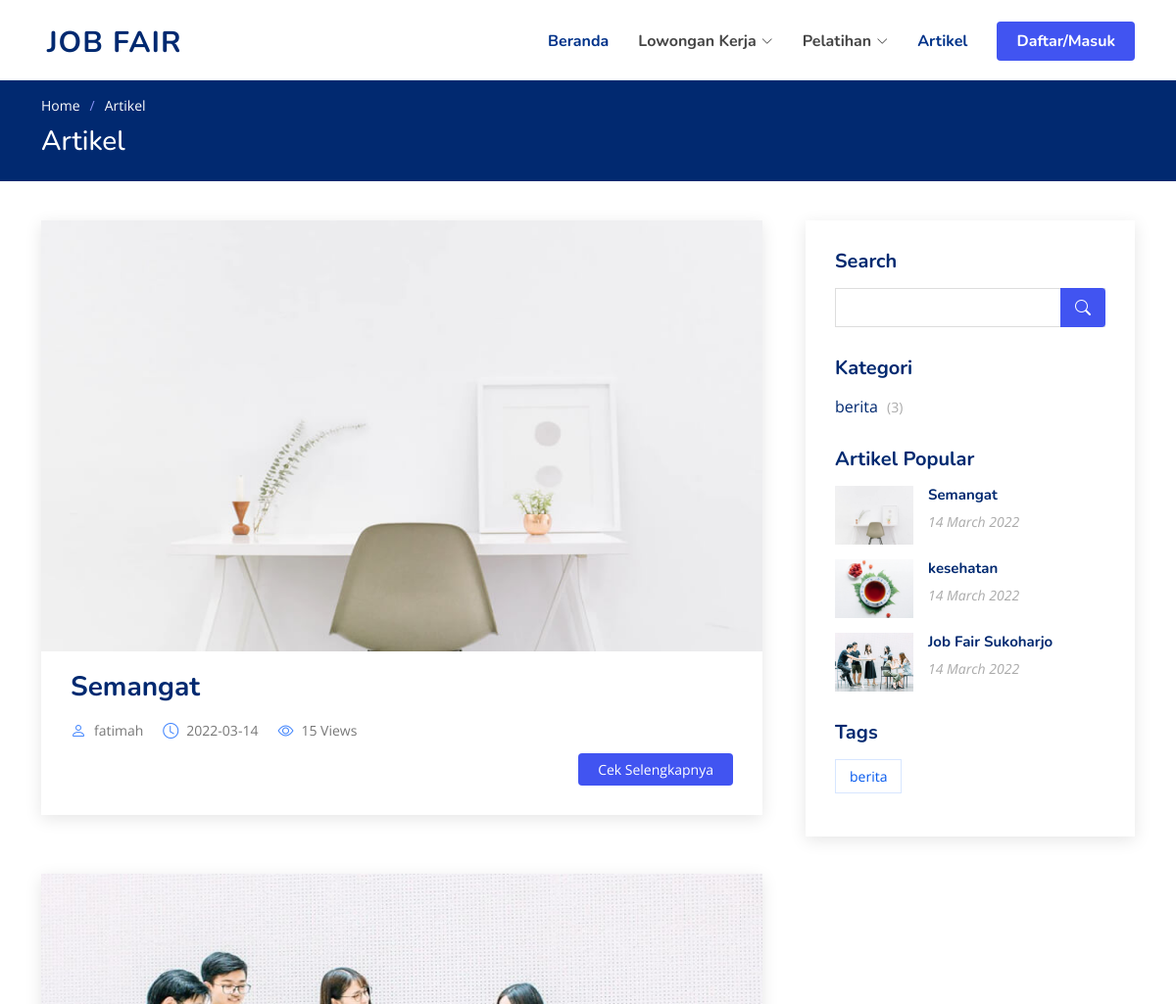
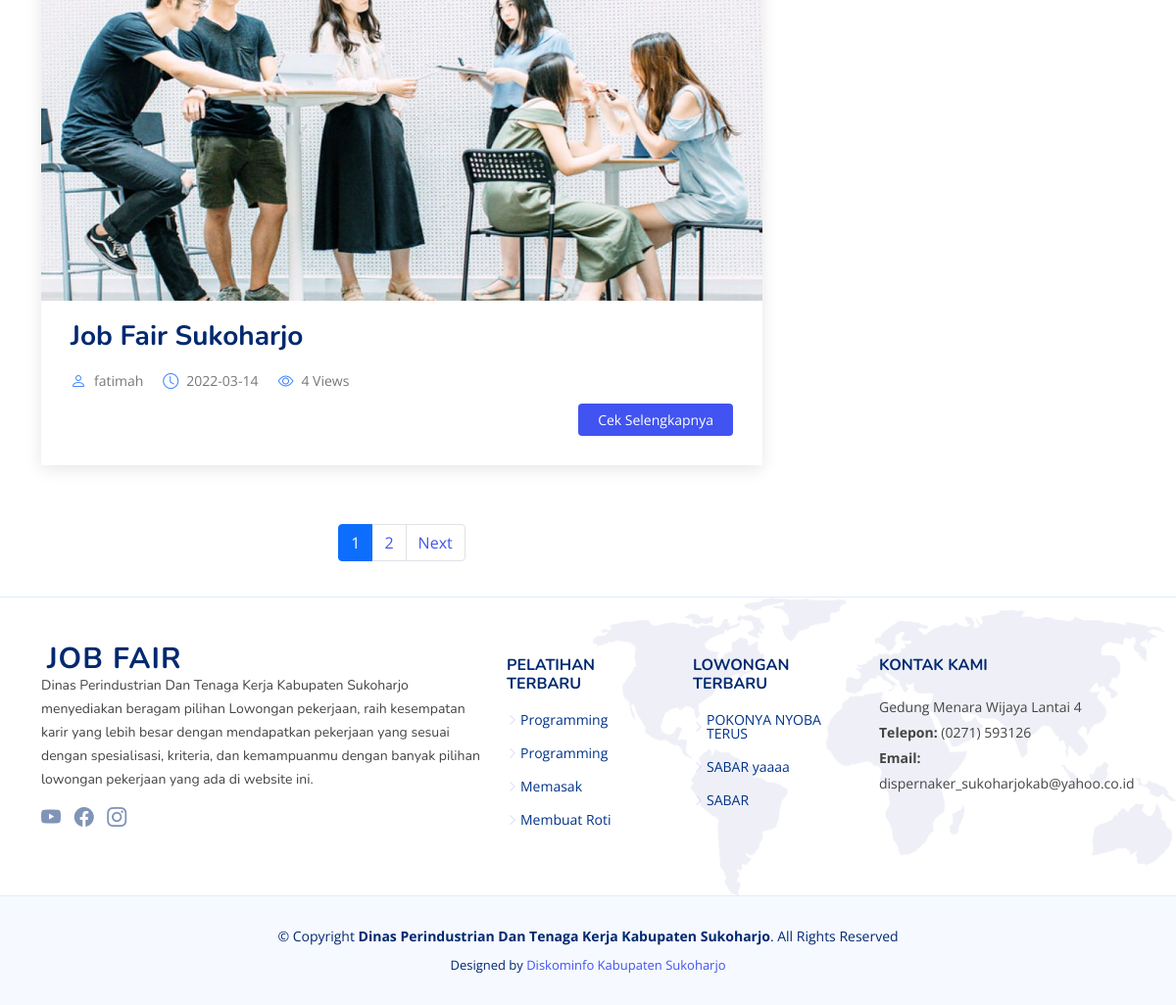
The page /index.php/artikel/artikel on the database its author committed (2 pictures, top to bottom).
### tables this page shows
CREATE TABLE `setting` (
  `web` varchar(99) NOT NULL,
  `keyword` varchar(99) NOT NULL,
  `logo` varchar(99) NOT NULL,
  `alamat` text NOT NULL,
  `telp` varchar(15) NOT NULL,
  `email` varchar(99) NOT NULL,
  `yt` varchar(99) NOT NULL,
  `ig` varchar(99) NOT NULL,
  `fb` varchar(99) NOT NULL
);

CREATE TABLE `artikel` (
  `id_artikel` int(11) NOT NULL AUTO_INCREMENT,
  `slug` varchar(99) NOT NULL,
  `judul` varchar(99) NOT NULL,
  `id_user` int(11) NOT NULL,
  `id_kategori` int(11) NOT NULL,
  `keterangan` text NOT NULL,
  `date` date NOT NULL,
  `views` int(11) NOT NULL,
  `gambar` varchar(99) NOT NULL,
  PRIMARY KEY (`id_artikel`),
  KEY `id_user` (`id_user`),
  KEY `id_kategori` (`id_kategori`),
  CONSTRAINT `artikel_ibfk_1` FOREIGN KEY (`id_user`) REFERENCES `user` (`id_user`) ON DELETE CASCADE ON UPDATE CASCADE,
  CONSTRAINT `artikel_ibfk_2` FOREIGN KEY (`id_kategori`) REFERENCES `kategori` (`id_kategori`) ON DELETE CASCADE ON UPDATE CASCADE
);

CREATE TABLE `user` (
  `id_user` int(10) NOT NULL AUTO_INCREMENT,
  `nama_user` varchar(99) DEFAULT NULL,
  `username` varchar(99) DEFAULT NULL,
  `password` varchar(255) DEFAULT NULL,
  `level` int(5) DEFAULT NULL,
  `foto_user` varchar(99) DEFAULT NULL,
  `email_user` varchar(50) DEFAULT NULL,
  `nohp_user` varchar(15) DEFAULT NULL,
  `alamat_user` text DEFAULT NULL,
  `status` int(11) DEFAULT NULL,
  `date` datetime DEFAULT NULL,
  PRIMARY KEY (`id_user`)
);

CREATE TABLE `kategori` (
  `id_kategori` int(11) NOT NULL AUTO_INCREMENT,
  `kategori` varchar(99) NOT NULL,
  PRIMARY KEY (`id_kategori`)
);

CREATE TABLE `pelatihan` (
  `id_pelatihan` int(11) NOT NULL AUTO_INCREMENT,
  `kategori` varchar(20) NOT NULL,
  `nama_pelatihan` varchar(99) NOT NULL,
  `jumlah_peserta` varchar(50) DEFAULT NULL,
  `tanggal_mulai` date DEFAULT NULL,
  `tanggal_selesai` date NOT NULL,
  `deskripsi_pelatihan` text NOT NULL,
  `alamat` varchar(150) NOT NULL,
  `jam` varchar(15) NOT NULL,
  `id_user` int(11) NOT NULL,
  `sertifikat` varchar(100) NOT NULL,
  `date` datetime DEFAULT NULL,
  PRIMARY KEY (`id_pelatihan`)
);

CREATE TABLE `lowongan` (
  `id_lowongan` int(11) NOT NULL AUTO_INCREMENT,
  `disediakanuntuk` text NOT NULL,
  `jabatan` varchar(50) NOT NULL,
  `judul_lowongan` text NOT NULL,
  `deskripsi_lowongan` text NOT NULL,
  `id_sektor` int(50) NOT NULL,
  `tgl_buka_loker` date NOT NULL,
  `tgl_tutup_loker` date NOT NULL,
  `lokasi_lowongan` text NOT NULL,
  `jurusan` varchar(50) NOT NULL,
  `id_pendidikan` int(11) NOT NULL,
  `jumlah` int(20) NOT NULL,
  `nama_pj` text NOT NULL,
  `status` varchar(50) NOT NULL,
  `jenis_lowongan` varchar(50) NOT NULL,
  `id_user` text NOT NULL,
  `tgl_seleksi_administrasi` date DEFAULT NULL,
  `tgl_seleksi_wawancara` date DEFAULT NULL,
  `lokasi_wawancara` varchar(100) NOT NULL,
  `date` datetime DEFAULT NULL,
  PRIMARY KEY (`id_lowongan`)
);

### index.php (called while the page is built, shortened)
<?php
require_once BASEPATH.'core/CodeIgniter.php';

### application/models/Model_artikel.php (called while the page is built, shortened)
<?php
class Model_artikel extends CI_Model {
public function artikel_perpage($offset,$limit)
	{
		$hsl = $this->db->query("select artikel.*,user.nama_user,kategori.kategori from artikel inner join user on user.id_user = artikel.id_user inner join kategori on kategori.id_kategori = artikel.id_kategori limit  $offset,$limit");
		return 	$hsl;
	}
}

### application/models/Model_footer.php (called while the page is built, shortened)
<?php
class Model_footer extends CI_Model {
    function get_lowongan_footer(){
        $today = date("Y-m-d");
        $q=$this->db->query("select * from lowongan where jenis_lowongan='Dalam Negeri' and disediakanuntuk='Umum' and tgl_tutup_loker>='$today' order by id_lowongan desc limit 5");
        return $q;
    }
     function get_pelatihan_footer(){
        $q=$this->db->query("select * from pelatihan where kategori='umum' order by id_pelatihan desc limit 5");
        return $q;
    }
}

### application/views/frontend/artikel.php (the view, shortened to what this page needs)
<main id="main">
    <section class="breadcrumbs">
      <div class="container">
        <ol>
          <li><a href="index.html">Home</a></li>
          <li>Artikel</li>
        </ol>
        <h2>Artikel</h2>
      </div>
    </section>
    <section id="blog" class="blog">
      <div class="container" data-aos="fade-up">
        <div class="row">
          <div class="col-lg-8 entries">
        <?php
    foreach($q->result() as $row){
        ?>
            <article class="entry">
              <div class="entry-img">
                <img src="image/<?php echo $row->gambar?>" style="width:800px;height:500px;" alt="" class="img-fluid">
              </div>
              <h2 class="entry-title">
                <a href="artikel/detailartikel/<?php echo $row->slug?>"><?php echo $row->judul?></a>
              </h2>
              <div class="entry-meta">
                <ul>
                  <li class="d-flex align-items-center"><i class="bi bi-person"></i> <a href="artikel/detailartikel/<?php echo $row->slug?>"><?php echo $row->nama_user?></a></li>
                  <li class="d-flex align-items-center"><i class="bi bi-clock"></i> <a href="artikel/detailartikel/<?php echo $row->slug?>"><time datetime="2020-01-01"><?php echo $row->date?></time></a></li>
                  <li class="d-flex align-items-center"><i class="bi bi-eye"></i> <a href="artikel/detailartikel/<?php echo $row->slug?>"><?php echo $row->views?> Views</a></li>
                </ul>
              </div>
              <div class="entry-content">
                <div class="read-more">
                  <a href="artikel/detailartikel/<?php echo $row->slug?>">Cek Selengkapnya</a>
                </div>
              </div>
            </article>
        <?php } ?>
              <nav>
                    <?php error_reporting(0); echo $page;?>
                </nav>
          </div>
          <div class="col-lg-4">
            <div class="sidebar">
              <h3 class="sidebar-title">Search</h3>
              <div class="sidebar-item search-form">
                <form action="artikel/cariartikel" method="get">
                  <input type="text" name="keyword" autocomplete="off">
                  <button type="submit"><i class="bi bi-search"></i></button>
                </form>
              </div>
              <h3 class="sidebar-title">Kategori</h3>
              <div class="sidebar-item categories">
                <ul>
                  <?php
                  foreach($kategori->result() as $row) {
                  ?>
                  <li><a><?php echo $row->kategori?> <span>(<?php echo $row->jml?>)</span></a></li>
                  <?php } ?>
                </ul>
              </div>
              <h3 class="sidebar-title">Artikel Popular</h3>
              <div class="sidebar-item recent-posts">
              <?php
              foreach ($popular as $row){
              ?>
                <div class="post-item clearfix">
                  <img src="image/<?php echo $row->gambar?>" style="width:80px;height:60px;" alt="">
                  <h4><a href="artikel/detailartikel/<?php echo $row->slug?>"><?php echo $row->judul?></a></h4>
                  <time datetime="2020-01-01"><?php echo date("d F Y",strtotime($row->date)) ?></time>
                </div>
            <?php } ?>
              </div>
              <h3 class="sidebar-title">Tags</h3>
              <div class="sidebar-item tags">
                <ul>
                  <?php
                  foreach($kategori->result() as $row) {
                  ?>
                  <li><a><?php echo $row->kategori?></a></li>
                  <?php } ?>
                </ul>
              </div>
            </div>
          </div>
        </div>
      </div>
    </section>
  </main>

### application/views/frontend/header.php (shortened to what this page needs)
<?php
$setting = $this->db->get('setting');
$row = $setting->row();
?>
<!DOCTYPE html>
<html lang="en">
<head>
  <link href="frontend/vendor/aos/aos.css" rel="stylesheet">
  <link href="frontend/vendor/bootstrap/css/bootstrap.min.css" rel="stylesheet">
  <link href="frontend/vendor/bootstrap-icons/bootstrap-icons.css" rel="stylesheet">
  <link href="frontend/vendor/glightbox/css/glightbox.min.css" rel="stylesheet">
  <link href="frontend/vendor/remixicon/remixicon.css" rel="stylesheet">
  <link href="frontend/vendor/swiper/swiper-bundle.min.css" rel="stylesheet">
  <link href="frontend/css/style.css" rel="stylesheet">
  <link rel="stylesheet" href="https://pro.fontawesome.com/releases/v5.10.0/css/all.css"/>
  <link rel="stylesheet" href="assets/bundles/select2/dist/css/select2.min.css">
</head>
<body <?php echo isset($ngapp) ? $ngapp : null; ?>>
  <header id="header" class="header fixed-top">
    <div class="container-fluid container-xl d-flex align-items-center justify-content-between">
      <a href="home/index" class="logo d-flex align-items-center">
        <span><?php echo $row->web ?></span>
      </a>
      <nav id="navbar" class="navbar">
        <ul>
          <li><a class="nav-link scrollto" href="#hero">Beranda</a></li>
          <li class="dropdown"><a><span>Lowongan Kerja</span> <i class="bi bi-chevron-down"></i></a>
          </li>
          <li class="dropdown"><a><span>Pelatihan</span> <i class="bi bi-chevron-down"></i></a>
          </li>
          <li><a class="nav-link scrollto" href="artikel/artikel">Artikel</a></li>
          <li><a class="getstarted scrollto" href="home/login">Daftar/Masuk</a></li>
        </ul>
      </nav>
    </div>
  </header>

### application/views/frontend/footer.php (shortened to what this page needs)
<?php
$setting = $this->db->get('setting');
$row = $setting->row();
?>
  <footer id="footer" class="footer">
    <div class="footer-top">
      <div class="container">
        <div class="row gy-4">
          <div class="col-lg-5 col-md-12 footer-info">
            <a href="index.html" class="logo d-flex align-items-center">
              <span><?php echo $row->web ?></span>
            </a>
            <p>Dinas Perindustrian Dan Tenaga Kerja Kabupaten Sukoharjo menyediakan beragam pilihan Lowongan pekerjaan, raih kesempatan karir yang lebih besar dengan mendapatkan pekerjaan yang sesuai dengan spesialisasi, kriteria, dan kemampuanmu dengan banyak pilihan lowongan pekerjaan yang ada di website ini.</p>
            <div class="social-links mt-3">
              <a href="<?php echo $row->yt ?>" class="twitter"><i class="bi bi-youtube"></i></a>
              <a href="<?php echo $row->fb ?>" class="facebook"><i class="bi bi-facebook"></i></a>
              <a href="<?php echo $row->ig ?>" class="instagram"><i class="bi bi-instagram"></i></a>
            </div>
          </div>
          <div class="col-lg-2 col-6 footer-links">
            <h4>Pelatihan Terbaru</h4>
            <ul>
               <?php
              $q = $this->model_footer->get_pelatihan_footer();
              foreach($q->result() as $xrowx){
              ?>
              <li><i class="bi bi-chevron-right"></i> <a target="_blank" href="home/pelatihanumum"><?php echo $xrowx->nama_pelatihan ?></a></li>
               <?php } ?>
            </ul>
          </div>
          <div class="col-lg-2 col-6 footer-links">
            <h4>Lowongan Terbaru</h4>
            <ul>
              <?php
              $q = $this->model_footer->get_lowongan_footer();
              foreach($q->result() as $xrow){
              ?>
              <li><i class="bi bi-chevron-right"></i> <a href="home/lihatlokerdnumum/<?php echo $xrow->id_lowongan?>"><?php echo $xrow->judul_lowongan ?></a></li>
              <?php } ?>
            </ul>
          </div>
          <div class="col-lg-3 col-md-12 footer-contact text-center text-md-start">
            <h4>Kontak Kami</h4>
            <p>
              <?php echo $row->alamat ?><br>
              <strong>Telepon:</strong> <?php echo $row->telp ?><br>
              <strong>Email:</strong> <?php echo $row->email ?><br>
            </p>
          </div>
        </div>
      </div>
    </div>
    <div class="container">
      <div class="copyright">
        &copy; Copyright <strong><span>Dinas Perindustrian Dan Tenaga Kerja Kabupaten Sukoharjo</span></strong>. All Rights Reserved
      </div>
      <div class="credits">
        Designed by <a href="https://bootstrapmade.com/">Diskominfo Kabupaten Sukoharjo</a>
      </div>
    </div>
  </footer>
</body>
</html>

### rows shown on the page
setting: web "JOB FAIR", alamat "Gedung Menara Wijaya Lantai 4", telp "(0271) 593126", email "dispernaker_sukoharjokab@yahoo.co.id"
artikel: gambar (picture), judul "Semangat", id_user.nama_user "fatimah", date "2022-03-14", views "15", id_kategori.kategori "berita", jml "3", date "14 March 2022"
artikel: gambar (picture), judul "Job Fair Sukoharjo", id_user.nama_user "fatimah", date "2022-03-14", views "4", date "14 March 2022"
artikel: gambar (picture), judul "kesehatan", date "14 March 2022"
pelatihan: nama_pelatihan "Programming"
pelatihan: nama_pelatihan "Programming"
pelatihan: nama_pelatihan "Memasak"
pelatihan: nama_pelatihan "Membuat Roti"
lowongan: judul_lowongan "POKONYA NYOBA TERUS"
lowongan: judul_lowongan "SABAR yaaaa"
lowongan: judul_lowongan "SABAR"

### other values the page prints
$page "1 2 Next"
